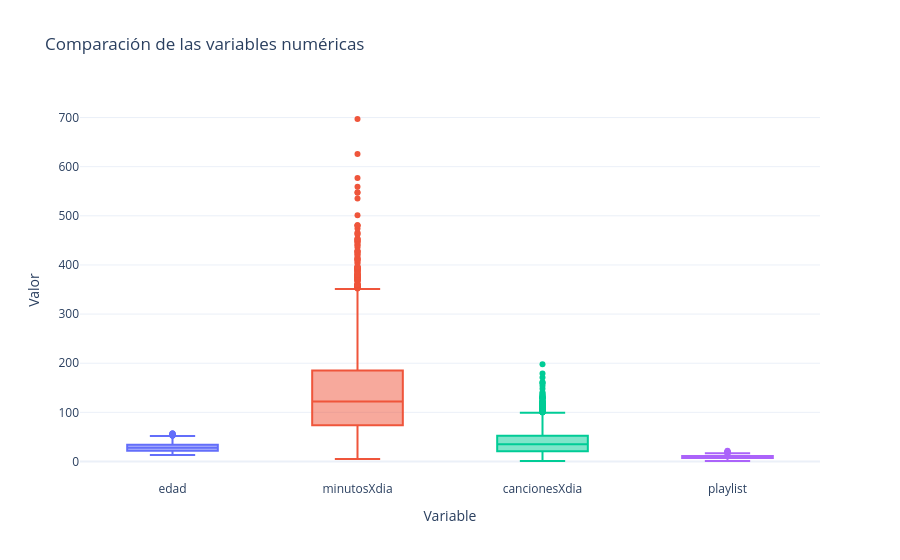

The notebook cell saved with this chart:
### Markdown cell above
## 2. Comparación de las variables numéricas

El diagrama de caja permite comparar la dispersión de los datos y detectar observaciones que se alejan del comportamiento general.

### Code cell
datos_numericos = df[variables_numericas].melt(
    var_name="Variable",
    value_name="Valor"
)

fig = px.box(
    datos_numericos,
    x="Variable",
    y="Valor",
    color="Variable",
    points="outliers",
    title="Comparación de las variables numéricas"
)
fig.update_layout(template="plotly_white", showlegend=False)
fig.show()

print(
    "Interpretación: El gráfico permite comparar la variabilidad de las edades, "
    "los minutos de escucha, las canciones por día y las listas de reproducción. "
    "Los puntos que aparecen fuera de los bigotes representan posibles valores "
    "atípicos. Cada variable tiene una escala diferente, por lo que se debe "
    "interpretar considerando sus propias unidades."
)

### Figure 1 — Plotly figure (JSON) as saved in the notebook; plotly's stock layout.template omitted (floating-point values rounded to 4 significant figures; data arrays with more than 128 entries replaced by an {"elided": "..."} marker saying what was removed)
{"data": [{"alignmentgroup": "True", "boxpoints": "outliers", "hovertemplate": "Variable=%{x}<br>Valor=%{y}<extra></extra>", "legendgroup": "edad", "marker": {"color": "#636efa"}, "name": "edad", "notched": false, "offsetgroup": "edad", "orientation": "v", "showlegend": true, "type": "box", "x": {"elided": "4000 str values"}, "x0": " ", "xaxis": "x", "y": {"elided": "4000 int values"}, "y0": " ", "yaxis": "y"}, {"alignmentgroup": "True", "boxpoints": "outliers", "hovertemplate": "Variable=%{x}<br>Valor=%{y}<extra></extra>", "legendgroup": "minutosXdia", "marker": {"color": "#EF553B"}, "name": "minutosXdia", "notched": false, "offsetgroup": "minutosXdia", "orientation": "v", "showlegend": true, "type": "box", "x": {"elided": "4000 str values"}, "x0": " ", "xaxis": "x", "y": {"elided": "4000 int values"}, "y0": " ", "yaxis": "y"}, {"alignmentgroup": "True", "boxpoints": "outliers", "hovertemplate": "Variable=%{x}<br>Valor=%{y}<extra></extra>", "legendgroup": "cancionesXdia", "marker": {"color": "#00cc96"}, "name": "cancionesXdia", "notched": false, "offsetgroup": "cancionesXdia", "orientation": "v", "showlegend": true, "type": "box", "x": {"elided": "4000 str values"}, "x0": " ", "xaxis": "x", "y": {"elided": "4000 int values"}, "y0": " ", "yaxis": "y"}, {"alignmentgroup": "True", "boxpoints": "outliers", "hovertemplate": "Variable=%{x}<br>Valor=%{y}<extra></extra>", "legendgroup": "playlist", "marker": {"color": "#ab63fa"}, "name": "playlist", "notched": false, "offsetgroup": "playlist", "orientation": "v", "showlegend": true, "type": "box", "x": {"elided": "4000 str values"}, "x0": " ", "xaxis": "x", "y": {"elided": "4000 int values"}, "y0": " ", "yaxis": "y"}], "layout": {"boxmode": "overlay", "legend": {"title": {"text": "Variable"}, "tracegroupgap": 0}, "showlegend": false, "title": {"text": "Comparación de las variables numéricas"}, "xaxis": {"anchor": "y", "categoryarray": ["edad", "minutosXdia", "cancionesXdia", "playlist"], "categoryorder": "array", "domain": [0, 1], "title": {"text": "Variable"}}, "yaxis": {"anchor": "x", "domain": [0, 1], "title": {"text": "Valor"}}}}
